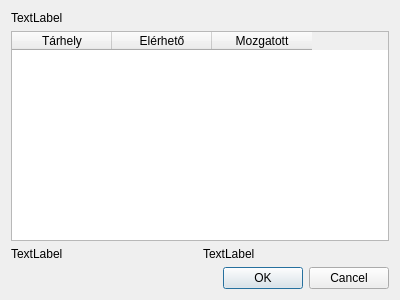
<?xml version="1.0" encoding="UTF-8"?>
<ui version="4.0">
 <class>RelocationQuantityDialog</class>
 <widget class="QDialog" name="RelocationQuantityDialog">
  <property name="geometry">
   <rect>
    <x>0</x>
    <y>0</y>
    <width>400</width>
    <height>300</height>
   </rect>
  </property>
  <property name="windowTitle">
   <string>Dialog</string>
  </property>
  <layout class="QVBoxLayout" name="verticalLayout">
   <item>
    <widget class="QLabel" name="labelTitle">
     <property name="text">
      <string>TextLabel</string>
     </property>
    </widget>
   </item>
   <item>
    <widget class="QTableWidget" name="tableQuantities">
     <column>
      <property name="text">
       <string>Tárhely</string>
      </property>
     </column>
     <column>
      <property name="text">
       <string>Elérhető</string>
      </property>
     </column>
     <column>
      <property name="text">
       <string>Mozgatott</string>
      </property>
     </column>
    </widget>
   </item>
   <item>
    <layout class="QHBoxLayout" name="horizontalLayout">
     <item>
      <widget class="QLabel" name="labelSummaryLeft">
       <property name="text">
        <string>TextLabel</string>
       </property>
      </widget>
     </item>
     <item>
      <widget class="QLabel" name="labelSummaryRight">
       <property name="text">
        <string>TextLabel</string>
       </property>
      </widget>
     </item>
    </layout>
   </item>
   <item>
    <widget class="QDialogButtonBox" name="buttonBox">
     <property name="orientation">
      <enum>Qt::Orientation::Horizontal</enum>
     </property>
     <property name="standardButtons">
      <set>QDialogButtonBox::StandardButton::Cancel|QDialogButtonBox::StandardButton::Ok</set>
     </property>
    </widget>
   </item>
  </layout>
 </widget>
 <resources/>
 <connections>
  <connection>
   <sender>buttonBox</sender>
   <signal>accepted()</signal>
   <receiver>RelocationQuantityDialog</receiver>
   <slot>accept()</slot>
   <hints>
    <hint type="sourcelabel">
     <x>248</x>
     <y>254</y>
    </hint>
    <hint type="destinationlabel">
     <x>157</x>
     <y>274</y>
    </hint>
   </hints>
  </connection>
  <connection>
   <sender>buttonBox</sender>
   <signal>rejected()</signal>
   <receiver>RelocationQuantityDialog</receiver>
   <slot>reject()</slot>
   <hints>
    <hint type="sourcelabel">
     <x>316</x>
     <y>260</y>
    </hint>
    <hint type="destinationlabel">
     <x>286</x>
     <y>274</y>
    </hint>
   </hints>
  </connection>
 </connections>
</ui>
